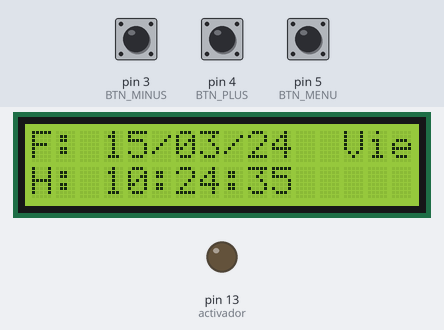
The sketch below on a simulated Arduino Uno, built with avr-gcc and run on an emulated ATmega328P. On the bench: 16×2 character LCD, output pins drawn as LEDs (lit = HIGH). The test bench sets the inputs (shaded band); at power-on: pin 5 (BTN_MENU) LOW, pin 3 (BTN_MINUS) LOW, pin 4 (BTN_PLUS) LOW. The local clock reads 2024-03-15 10:24:30 at power-on unless the sketch sets it; what the sketch prints to the serial monitor is not drawn.

Above: at 5.2 s.
5.3 s: pin 5 (BTN_MENU) pulled HIGH for 3.2 s
At 7.0 s:
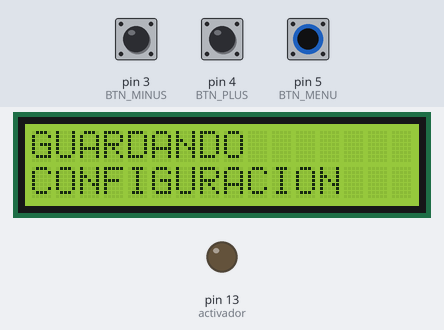
9.1 s: pin 5 (BTN_MENU) pulled HIGH for 1 s
At 11.1 s:
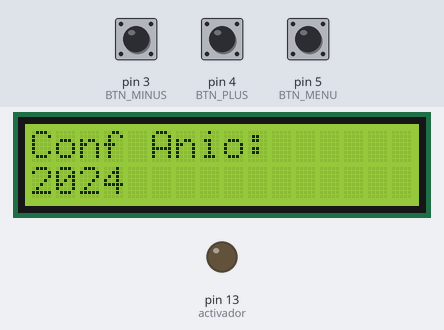
11.6 s: pin 5 (BTN_MENU) pulled HIGH for 1 s
At 11.72 s:
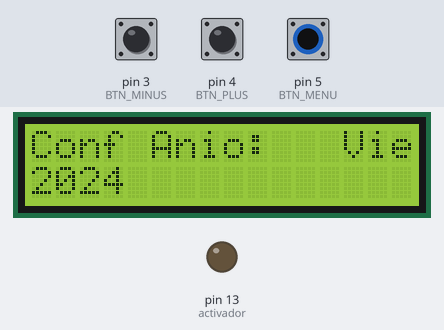
15.5 s: pin 5 (BTN_MENU) pulled HIGH for 1 s
At 17.7 s:
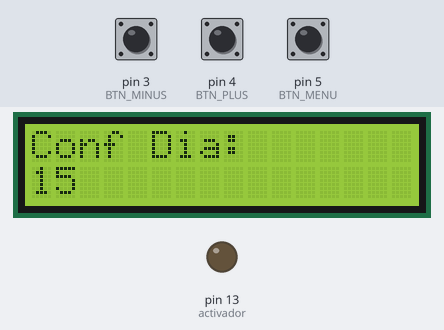
18.0 s: pin 5 (BTN_MENU) pulled HIGH for 0.15 s
At 18.12 s:
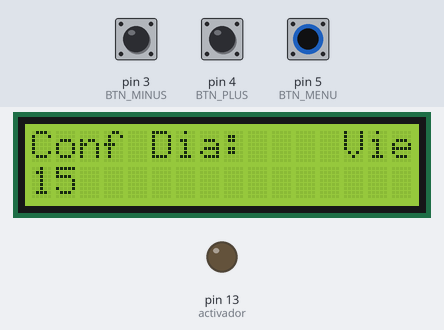
19.6 s: pin 5 (BTN_MENU) pulsed HIGH 5 times (0.12 s each, 0.3 s apart)
At 20.77 s:
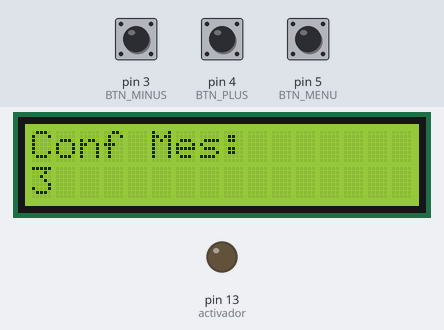

The sketch:

timbre.ino
```cpp
/*----------------------------------------------------------------------------------------------------------------------------------------------------
.                                                       "TIMBRE AUTOMATIZADO PARA COLEGIO"
. Por Tomás Caratti - tomircaratti@gmail.com
. (Para horarios de tuno mañana, (Secundario) y turno tarde (Terciario)

.        Conexion RTC:  Arduino UNO    GND-->GND  VCC-->5V  SCL-->A5  SDA-->A4
.        Conexion Rele: Arduino UNO    GND-->GND  VCC-->5V  IN-->13
.        Conexion LCD:  Arduino UNO    RS = 12; E = 11; D4 = 10; D5 = 9; D6 = 8; D7 = 7; (Sin I2C)

.        NOTA: se debe cargar dos veces este programa   1. Con la linea RTC.adjust(DateTime(__DATE__, __TIME__));
.                                                       2. Sin esa linea con "//" delante de la lina,
.                                                          para que quede en comnetario y no se cargue nuevamente
------------------------------------------------------------------------------------------------------------------------------------------------------*/
//************** LIBRERIAS ******************//
#include <Wire.h>
#include <RTClib.h>
#include <LiquidCrystal.h>

//************** LCD - RTC ****************//
const int LCD_RS = 12;
const int LCD_E = 11;
const int LCD_D4 = 10;
const int LCD_D5 = 9;
const int LCD_D6 = 8;
const int LCD_D7 = 7;

LiquidCrystal lcd(LCD_RS, LCD_E, LCD_D4, LCD_D5, LCD_D6, LCD_D7); // inicializa el LCD 16x2

RTC_DS1307 RTC;     // inicializa el modulo RTC

//************* BOTONES ***************//
int BTN_MENU = 5; // Boton SET MENU
int BTN_PLUS = 4; // Boton +
int BTN_MINUS = 3; // Boton -

//************ VARIABLES **************//
int r_diaSemana;  // almacena el resultado del dia de la semana calculad
int segundo;
int minuto;
int hora;
int anio;
int mes;
int dia;
int menu=0;
String name;
const int activador = 13;
const int debounce = 50;
/*----------------------------- Duracion timbre Corto y Largo ------------------------------*/
int t_corto = 2000;
int t_largo = 4000;      // Tiempo continuo que dura sonando (en milisegundos 5000 = 5 seg)
/*-------------------------------------------------------------------------------------------*/
struct Horario {
  int hora;
  int minuto;
  int segundo;
  bool esLargo;
  String nombre;
};
/*----------------------------- CONFIGURACION HORARIOS -------------------------------
Hora en la que suena el timbre escrito:
{hora(0-23), minuto(0-59), segundo(0-59), largo(true=largo o false=corto), "nombre"}
Cuando no se programa ninguna hora se debe dejar escrito el numero 99
Se pueden programar 16 timbres por horario
---------------------- Horarios Timbres Terciario - Lunes a Viernes ------------------*/
Horario horario1[] = {
  {16, 0, 0, true, " ENTRADA"},
  {16, 30, 0, false, "MEDIO MOD"},
  {17, 10, 0, false, " RECREO"},
  {17, 25, 0, false, "FIN RECREO"},
  {18, 5, 0, false, "MEDIO MOD"},
  {18, 40, 0, false, " RECREO"},
  {19, 0, 0, false, "FIN RECREO"},
  {19, 40, 0, false, "MEDIO MOD"},
  {20, 15, 0, false, " RECREO"},
  {20, 20, 0, false, "FIN RECREO"},
  {20, 55, 0, false, "MEDIO MOD"},
  {21, 30, 0, false, "  SALIDA"},
};
Horario horario2[] = {
  // Agrega los horarios para el segundo conjunto aquí
  {20, 23, 50, false, " RECREO"},
  {16, 24, 40, true, ""},
  {99, 0, 0, false, " RECREO"},
  {99, 0, 0, false, " RECREO"},
  {99, 0, 0, false, " RECREO"},
  {99, 0, 0, false, " RECREO"},
  {99, 0, 0, false, " RECREO"},
  {99, 0, 0, false, " RECREO"},
};
Horario horario3[] = {
  // Agrega los horarios para el tercer conjunto aquí
  {99, 0, 0, true, " SALIDA"},
  {99, 0, 0, true, " SALIDA"},
  {99, 0, 0, true, " SALIDA"},
  {99, 0, 0, true, " SALIDA"},
  {99, 0, 0, true, " SALIDA"},
  {99, 0, 0, true, " SALIDA"},
  {99, 0, 0, true, " SALIDA"},
  {99, 0, 0, true, " SALIDA"},
};
///////////////////////////////// Void Setup() ////////////////////////////////////
void setup(){
  pinMode(BTN_MENU,INPUT);
  pinMode(BTN_PLUS,INPUT);
  pinMode(BTN_MINUS,INPUT);
  pinMode(activador, OUTPUT);
  Serial.begin(9600);
  Wire.begin();
  RTC.begin();
  if (! RTC.begin()){
    Serial.println ("Modulo RTC no encontrado!");
    while (1);
  }
  //rtc.adjust(DateTime(__DATE__, __TIME__));
  /* Lee la fecha y hora del PC (Solo en la primera carga) se usa solo en la configuracion inicial, luego se pone como comentario.
  Se vuelve a cargar el programa sin esta linea */
  lcd.begin(16, 2);
  lcd.setCursor (0,0);
  lcd.print(" COLEGIO ISABEL ");
  lcd.setCursor (0,1);
  lcd.print("  LA  CATOLICA");
  delay (2000);
  lcd.clear();
  lcd.setCursor (0,0);
  lcd.print(" Timbre ARDUINO ");
  lcd.setCursor (0,1);
  lcd.print("by TOMAS CARATTI");
  delay (2000);
  lcd.clear();
}
///////////////////////////////// Void loop() ////////////////////////////////////
void loop(){
  switch(menu) {
    case 0:
      DisplayDateTime();
      break;
    case 1:
      DisplaySetHour();
      break;
    case 2:
      DisplaySetMinute();
      break;
    case 3:
      DisplaySetYear();
      break;
    case 4:
      DisplaySetMonth();
      break;
    case 5:
      DisplaySetDay();
      break;
    case 6:
      StoreAgg();
      //delay(500);
      menu = 0;
      break;
  }
  DateTime now = RTC.now();         //fecha y hora del RTC
  Serial.print(now.year(), DEC);    // Anio
  Serial.print('/');
  Serial.print(now.month(), DEC);   // Mes
  Serial.print('/');
  Serial.print(now.day(), DEC);     // Dia
  Serial.print(' ');
  Serial.print(now.hour(), DEC);    // Horas
  Serial.print(':');
  Serial.print(now.minute(), DEC);  // Minutos
  Serial.print(':');
  Serial.print(now.second(), DEC);  // Segundos
  Serial.println();

  segundo=now.second();
  minuto=now.minute();
  hora=now.hour();
  int r_diaSemana = dia_de_semana();
  if (!r_diaSemana == 6 || !r_diaSemana == 0){
    horario(horario1, sizeof(horario1) / sizeof(horario1[0]));
    horario(horario2, sizeof(horario2) / sizeof(horario2[0]));
    horario(horario3, sizeof(horario3) / sizeof(horario3[0]));
   }
  digitalWrite(activador, LOW);
  delay(100);
}
/*-------------------------------- Funcion que activa el Timbre -------------------------------*/
void activar_t(int largo_t, String name){
  DateTime now = RTC.now();
  digitalWrite(activador, HIGH);
  lcd.clear();
  lcd.setCursor(0,0);
  lcd.print(" Timbre  ACTIVO ");
  lcd.setCursor(0,1);
  lcd.print(name + " ");
  lcd.print(now.hour(), DEC);
  lcd.print(":");
  lcd.print(now.minute(), DEC);
  Serial.println("Timbre Activo");
  Serial.println(name);
  delay(largo_t);
  lcd.clear();
  }
/*-------------------------------- Calcula el dia de la Semana -------------------------------*/
  int dia_de_semana(){                         // Encuentra el dia de la semana de una fecha
  int n_dia;
  int r_dia;
  int n_mes;
  int t_mes;
  int n_anno;
  int d_anno;
  int t_siglo = 6;
  DateTime now = RTC.now();                   //fecha y hora del RTC
  n_anno = (now.year()-2000);
  d_anno = n_anno/4;
  n_dia = now.day();
  n_mes = now.month();

  switch (n_mes) {
    case 1:
      t_mes=0;
      break;
    case 2:
      t_mes=3;
      break;
    case 3:
      t_mes=3;
      break;
    case 4:
      t_mes=6;
      break;
    case 5:
      t_mes=1;
      break;
    case 6:
      t_mes=4;
      break;
    case 7:
      t_mes=6;
      break;
    case 8:
      t_mes=2;
      break;
    case 9:
      t_mes=5;
      break;
    case 10:
      t_mes=0;
      break;
    case 11:
      t_mes=3;
      break;
    case 12:
      t_mes=5;
      break;
    default:
      t_mes=t_mes;
    break;
  }
  r_dia = n_dia + t_mes + n_anno + d_anno + t_siglo;
  r_dia = r_dia % 7;
  switch (r_dia){
    case 1:
        lcd.setCursor(13,0);
        lcd.print("Lun");
        Serial.print(" Lun ");
      break;
      case 2:
        lcd.setCursor(13,0);
        lcd.print("Mar");
        Serial.println(" Mar ");
      break;
      case 3:
        lcd.setCursor(13,0);
        lcd.print("Mie");
        Serial.print(" Mie ");
      break;
      case 4:
        lcd.setCursor(13,0);
        lcd.print("Jue");
        Serial.print(" Jue ");
      break;
      case 5:
        lcd.setCursor(13,0);
        lcd.print("Vie");
        Serial.print(" Vie ");
      break;
      case 6:
        lcd.setCursor(13,0);
        lcd.print("Sab");
        Serial.print(" Sab ");
      break;
      case 0:
        lcd.setCursor(13,0);
        lcd.print("Dom");
        Serial.print(" Dom ");
      break;
      default:
        lcd.setCursor(13,0);
        lcd.print("---");
        Serial.print(" ---");
      break;
  }
  return r_dia;
}
/*-------------------------------- Condicional del Horario 1 -------------------------------*/
void horario(const Horario *horarios, int numHorarios) {
  for (int i = 0; i < numHorarios; i++) {
    const Horario &horario = horarios[i];
    if (hora == horario.hora && minuto == horario.minuto && segundo == horario.segundo) {
      name = horario.nombre;
      if (horario.esLargo) {
        activar_t(t_largo, name);
      } else {
        activar_t(t_corto, name);
      }
      break; // Sale del bucle tan pronto como se encuentra una coincidencia
    }
  }
}
/*-------------------------------- DisplayDateTime -------------------------------*/
void DisplayDateTime (){
  DateTime now = RTC.now();   // Obtiene la fecha y hora del RTC
  if(digitalRead(BTN_MENU)){
    menu=1;
    delay(debounce);
  }
  lcd.setCursor(0, 1);
  lcd.print("H: ");
  if (now.hour()<=9){
    lcd.print("0");
  }
  lcd.print(now.hour(), DEC);
  hora=now.hour();
  lcd.print(":");
  if (now.minute()<=9){
    lcd.print("0");
  }
  lcd.print(now.minute(), DEC);
  minuto=now.minute();
  lcd.print(":");
  if(digitalRead(BTN_MENU)){
    menu=1;
    delay(debounce);
  }
  if (now.second()<=9){
    lcd.print("0");
  }
  lcd.print(now.second(), DEC);
  lcd.setCursor(0, 0);
  lcd.print("F: ");
  if (now.day()<=9){
    lcd.print("0");
  }
  lcd.print(now.day(), DEC);
  dia=now.day();
  lcd.print("/");
  if(digitalRead(BTN_MENU)){
    menu=1;
    delay(debounce);
  }
  if (now.month()<=9){
    lcd.print("0");
  }
  lcd.print(now.month(), DEC);
  mes=now.month();
  lcd.print("/");
  lcd.print(now.year() - 2000, DEC);
  anio=now.year();
  if(digitalRead(BTN_MENU)){
    menu=1;
    delay(debounce);
  }
}
/*-------------------------------- DisplaySetHour -------------------------------*/
void DisplaySetHour(){
// time setting
  lcd.clear();
  DateTime now = RTC.now();
  lcd.setCursor(0,0);
  lcd.print("Conf Hora:");
  lcd.setCursor(0,1);
  lcd.print(hora,DEC);
  while(!digitalRead(BTN_MENU)){
  if(digitalRead(BTN_PLUS)==HIGH){
    if(hora==23){
      hora=0;
    }else{
      hora=hora+1;
    }
    delay(debounce);
  }
  if(digitalRead(BTN_MINUS)==HIGH){
    if(hora==0){
      hora=23;
    }else{
      hora=hora-1;
    }
    delay(debounce);
  }
  DateTime now = RTC.now();
  lcd.setCursor(0,0);
  lcd.print("Conf Hora:");
  lcd.setCursor(0,1);
  lcd.print(hora,DEC);
  lcd.print(" ");
  }
  menu=2;
  delay(debounce);
}
/*-------------------------------- DisplaySetMinute -------------------------------*/
void DisplaySetMinute(){
// Setting the minutes
  lcd.clear();
  lcd.setCursor(0,0);
  lcd.print("Conf Minutos:");
  lcd.setCursor(0,1);
  lcd.print(minuto,DEC);
  while(!digitalRead(BTN_MENU)){
    if(digitalRead(BTN_PLUS)==HIGH){
      if (minuto==59){
        minuto=0;
      }else{
        minuto=minuto+1;
      }
      delay(debounce);
    }
     if(digitalRead(BTN_MINUS)==HIGH){
      if (minuto==0){
        minuto=59;
      }else{
        minuto=minuto-1;
      }
      delay(debounce);
    }
    lcd.setCursor(0,0);
    lcd.print("Conf Minutos:");
    lcd.setCursor(0,1);
    lcd.print(minuto,DEC);
    lcd.print(" ");
    //delay(200);
  }
  menu=3;
  delay(debounce);
}/*-------------------------------- DisplaySetYear -------------------------------*/
void DisplaySetYear(){
// setting the year
  lcd.clear();
  lcd.setCursor(0,0);
  lcd.print("Conf Anio:");
  lcd.setCursor(0,1);
  lcd.print(anio,DEC);
  while(!digitalRead(BTN_MENU)){
    if(digitalRead(BTN_PLUS)==HIGH){
      anio=anio+1;
    }
     if(digitalRead(BTN_MINUS)==HIGH){
      anio=anio-1;
    }
    delay(debounce);
    lcd.setCursor(0,0);
    lcd.print("Conf Anio:");
    lcd.setCursor(0,1);
    lcd.print(anio,DEC);
    lcd.print(" ");
  }
  menu=4;
  delay(debounce);
}
/*-------------------------------- DisplaySetMonth -------------------------------*/
void DisplaySetMonth(){
// Setting the month
  lcd.clear();
  lcd.setCursor(0,0);
  lcd.print("Conf Mes:");
  lcd.setCursor(0,1);
  lcd.print(mes,DEC);
  while(!digitalRead(BTN_MENU)){
    if(digitalRead(BTN_PLUS)==HIGH){
      if (mes==12){
        mes=1;
      }else{
        mes=mes+1;
      }
    }
    if(digitalRead(BTN_MINUS)==HIGH){
      if (mes==1){
        mes=12;
      }else{
        mes=mes-1;
      }
    }
    lcd.setCursor(0,0);
    lcd.print("Conf Mes:");
    lcd.setCursor(0,1);
    lcd.print(mes,DEC);
    lcd.print(" ");
    delay(debounce);
  }
  menu=5;
  delay(debounce);
  //delay(200);
}
/*-------------------------------- DisplaySetDay -------------------------------*/
void DisplaySetDay()
{
// Setting the day
  lcd.clear();
  delay(debounce);
  while(!digitalRead(BTN_MENU)){
    if(digitalRead(BTN_PLUS)==HIGH){
      if (dia==31){
        dia=1;
      }else{
        dia=dia+1;
      }
    }
    if(digitalRead(BTN_MINUS)==HIGH){
      if (dia==1){
        dia=31;
      }else{
        dia=dia-1;
      }
    }
    lcd.setCursor(0,0);
    lcd.print("Conf Dia:");
    lcd.setCursor(0,1);
    lcd.print(dia,DEC);
    lcd.print(" ");
    delay(debounce);
  }
  menu=6;
  delay(debounce);
}
/*-------------------------------- StoreAgg -------------------------------*/
void StoreAgg(){
// Variable saving
  lcd.clear();
  lcd.setCursor(0,0);
  lcd.print("GUARDANDO");
  lcd.setCursor(0,1);
  lcd.print("CONFIGURACION");
  RTC.adjust(DateTime(anio,mes,dia,hora,minuto,0));
  delay(800);
  lcd.clear();
}
```

Measured:
- after the input at 5.3 s, the display: first changes after 0.41 s (image 1 shows a later state)
- after the input at 9.1 s, the display: first differs from a run without the input after 0.47 s (image 2 shows a later state)
- after the input at 11.6 s, the display: changes after 0.07 s (image 3)
- after the input at 15.5 s, the display: first changes after 0.38 s (image 4 shows a later state)
- after the input at 18.0 s, the display: changes after 0.07 s (image 5)
- after the input at 19.6 s, the display: first changes after 0.25 s (image 6 shows a later state)
- what the display in image 1 shows lasts 0.9 s, from 6.5 s to 7.4 s
